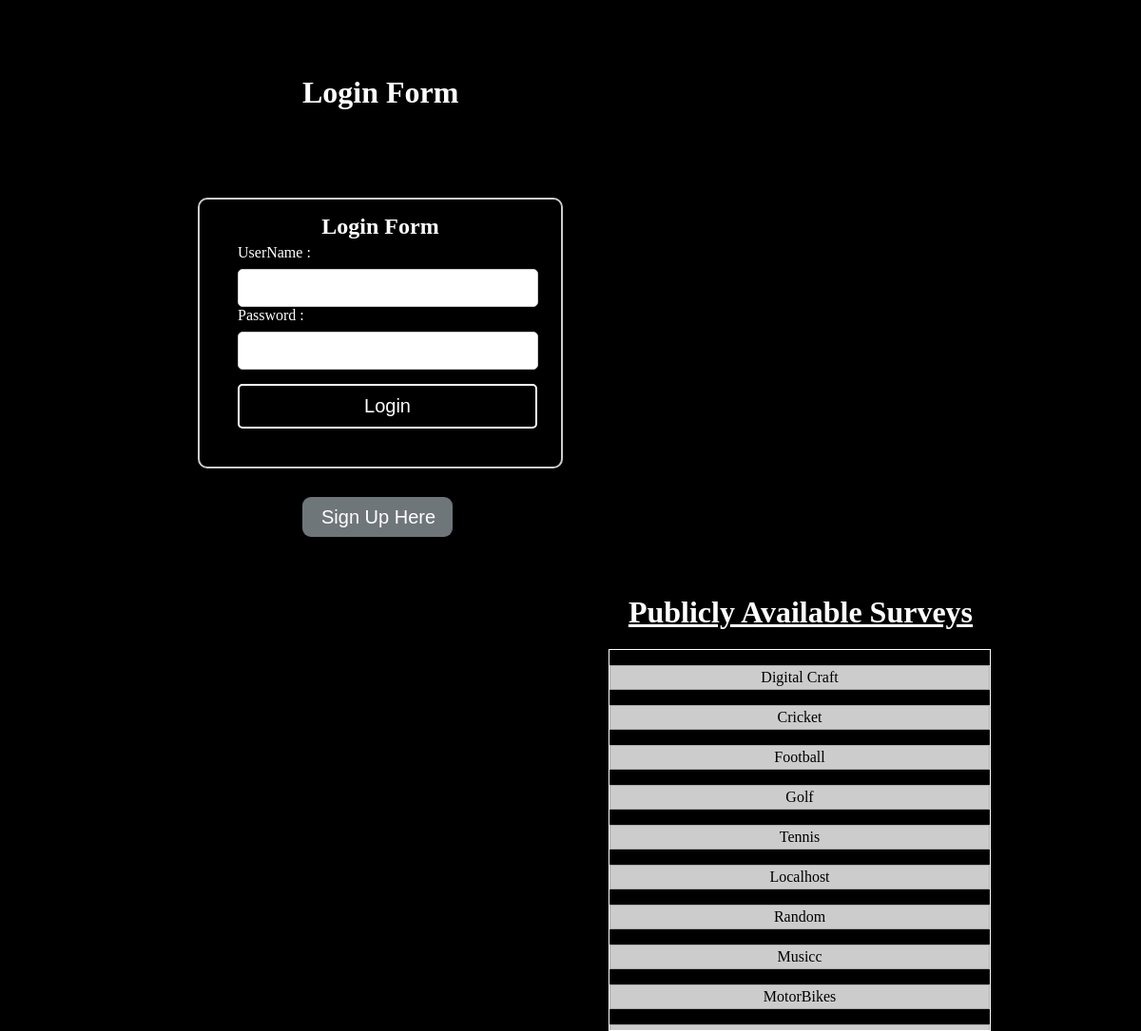
/CODE/login.php, run on the app's committed database.
### tables this page shows
CREATE TABLE IF NOT EXISTS `survey` (
  `survey_id` int(9) NOT NULL AUTO_INCREMENT,
  `survey_name` varchar(300) NOT NULL,
  `access` varchar(20) NOT NULL,
  PRIMARY KEY (`survey_id`)
);

### CODE/login.php (the view, shortened to what this page needs)
<?php
include('config/config.php');
$query = "SELECT * FROM survey WHERE access = 'public'";
$result_query = @mysqli_query($dbc,$query);
$rsSurvey = @mysqli_fetch_assoc($result_query);
?>
<!DOCTYPE html>
<html>
<head>
<link rel="stylesheet" type="text/css" href="login.css">
</head>
<body>
<div id="main">
	<h1 style = "margin-left: 110px;">Login Form</h1>
	<div id="login">
	<h2>Login Form</h2>
		<form action="" method="post">
			<label>UserName :</label>
			<input id="username" name="username" placeholder="" type="text">
			<label>Password :</label>
			<input id="password" name="password" placeholder="" type="password">
			<input name="submit" type="submit" value=" Login ">
		</form>
	</div>
	<a href="signup.php" class="btn" id = "signup" name = "signup">Sign Up Here</a>
</div>
<h1 class =  "public_survey">Publicly Available Surveys</h1>
<nav class="public_box">
<?php do {
?>
	<ul><li><a href = "survey_details.php?surveyID=<?php echo $rsSurvey['survey_id'];?>"><?php echo $rsSurvey['survey_name'];?></a></li></ul>
<?php } while($rsSurvey = @mysqli_fetch_assoc($result_query))?>
</nav>
</body>
</html>

### CODE/login.css (style rules this page uses)
body { background-color:black; color: white; }
#main { width:400px; margin:50px 0px 0px 200px; font-family:raleway; color: #fff; float: left; }
.public_box { width:400px; margin:70px 150px 0px 100px; float: right; color: #fff; border-top: 1px solid #fff; border-bottom: 1px solid #fff; border-left: 1px solid #fff; border-right: 1px solid #fff; overflow:scroll; height: 400px; }
.public_box ul { list-style-type: none; padding: 0; background:#ccc; }
.public_box ul li { text-align:center; margin-bottom: 7px; color:black; border-top: 1px solid #aaa; border-left: 1px solid #aaa; border-bottom: 1px solid #aaa; border-right: 1px solid #aaa; }
.public_box ul a { text-decoration: none; color: black; padding: 3px; display: list-item; }
.public_survey { width:400px; margin:70px 150px -50px 100px; float: right; background: #000000; color: #fff; text-align: center; text-decoration: underline; }
h2 { background-color:black; text-align:center; border-radius:10px 10px 0 0; margin:-10px -40px; padding:15px }
#login { width:300px; float:left; border-radius:10px; font-family:raleway; border:2px solid #ccc; padding:10px 40px 25px; margin-top:70px; margin-bottom: 40px; }
input[type=text],input[type=password] { width:99.5%; padding:10px; margin-top:8px; border:1px solid #ccc; border-radius: 5px; padding-left:5px; font-size:16px; font-family:raleway }
input[type=submit] { width:105%; background-color:#000000; color:#fff; border:2px solid #ffffff; padding:10px; font-size:20px; cursor:pointer; border-radius:5px; margin-bottom:15px; margin-top: 15px; }
a { text-decoration:none; color:#6495ed }
.btn { float: center; -webkit-border-radius: 9; -moz-border-radius: 9; border-radius: 9px; font-family: Arial; color: #ffffff; margin-left: 110px; font-size: 20px; background: #6f767a; padding: 10px 18px 10px 20px; text-decoration: none; }

### data on the page
survey: survey_name "Digital Craft"
survey: survey_name "Cricket"
survey: survey_name "Football"
survey: survey_name "Golf"
survey: survey_name "Tennis"
survey: survey_name "Localhost"
survey: survey_name "Random"
survey: survey_name "Musicc"
survey: survey_name "MotorBikes"
